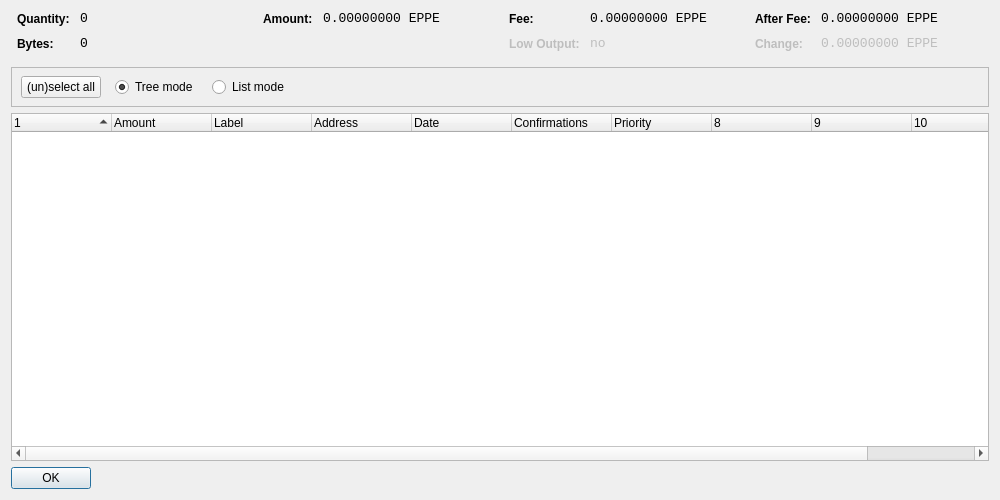
<?xml version="1.0" encoding="UTF-8"?>
<ui version="4.0">
 <class>CoinControlDialog</class>
 <widget class="QDialog" name="CoinControlDialog">
  <property name="geometry">
   <rect>
    <x>0</x>
    <y>0</y>
    <width>1000</width>
    <height>500</height>
   </rect>
  </property>
  <property name="windowTitle">
   <string>Coin Control</string>
  </property>
  <layout class="QVBoxLayout" name="verticalLayout">
   <item>
    <layout class="QHBoxLayout" name="horizontalLayoutTop" stretch="0,0,0,0">
     <property name="topMargin">
      <number>0</number>
     </property>
     <property name="bottomMargin">
      <number>10</number>
     </property>
     <item>
      <layout class="QFormLayout" name="formLayoutCoinControl1">
       <property name="horizontalSpacing">
        <number>10</number>
       </property>
       <property name="verticalSpacing">
        <number>10</number>
       </property>
       <property name="leftMargin">
        <number>6</number>
       </property>
       <property name="rightMargin">
        <number>6</number>
       </property>
       <item row="0" column="0">
        <widget class="QLabel" name="labelCoinControlQuantityText">
         <property name="styleSheet">
          <string notr="true">font-weight:bold;</string>
         </property>
         <property name="text">
          <string>Quantity:</string>
         </property>
        </widget>
       </item>
       <item row="0" column="1">
        <widget class="QLabel" name="labelCoinControlQuantity">
         <property name="font">
          <font>
           <family>Monospace</family>
           <pointsize>10</pointsize>
          </font>
         </property>
         <property name="cursor">
          <cursorShape>IBeamCursor</cursorShape>
         </property>
         <property name="contextMenuPolicy">
          <enum>Qt::ActionsContextMenu</enum>
         </property>
         <property name="text">
          <string notr="true">0</string>
         </property>
         <property name="textInteractionFlags">
          <set>Qt::LinksAccessibleByMouse|Qt::TextSelectableByKeyboard|Qt::TextSelectableByMouse</set>
         </property>
        </widget>
       </item>
       <item row="1" column="0">
        <widget class="QLabel" name="labelCoinControlBytesText">
         <property name="styleSheet">
          <string notr="true">font-weight:bold;</string>
         </property>
         <property name="text">
          <string>Bytes:</string>
         </property>
        </widget>
       </item>
       <item row="1" column="1">
        <widget class="QLabel" name="labelCoinControlBytes">
         <property name="font">
          <font>
           <family>Monospace</family>
           <pointsize>10</pointsize>
          </font>
         </property>
         <property name="cursor">
          <cursorShape>IBeamCursor</cursorShape>
         </property>
         <property name="contextMenuPolicy">
          <enum>Qt::ActionsContextMenu</enum>
         </property>
         <property name="text">
          <string notr="true">0</string>
         </property>
         <property name="textInteractionFlags">
          <set>Qt::LinksAccessibleByMouse|Qt::TextSelectableByKeyboard|Qt::TextSelectableByMouse</set>
         </property>
        </widget>
       </item>
      </layout>
     </item>
     <item>
      <layout class="QFormLayout" name="formLayoutCoinControl2">
       <property name="horizontalSpacing">
        <number>10</number>
       </property>
       <property name="verticalSpacing">
        <number>10</number>
       </property>
       <property name="leftMargin">
        <number>6</number>
       </property>
       <property name="rightMargin">
        <number>6</number>
       </property>
       <item row="0" column="0">
        <widget class="QLabel" name="labelCoinControlAmountText">
         <property name="styleSheet">
          <string notr="true">font-weight:bold;</string>
         </property>
         <property name="text">
          <string>Amount:</string>
         </property>
        </widget>
       </item>
       <item row="0" column="1">
        <widget class="QLabel" name="labelCoinControlAmount">
         <property name="font">
          <font>
           <family>Monospace</family>
           <pointsize>10</pointsize>
          </font>
         </property>
         <property name="cursor">
          <cursorShape>IBeamCursor</cursorShape>
         </property>
         <property name="contextMenuPolicy">
          <enum>Qt::ActionsContextMenu</enum>
         </property>
         <property name="text">
          <string notr="true">0.00000000 EPPE</string>
         </property>
         <property name="textInteractionFlags">
          <set>Qt::LinksAccessibleByMouse|Qt::TextSelectableByKeyboard|Qt::TextSelectableByMouse</set>
         </property>
        </widget>
       </item>
      </layout>
     </item>
     <item>
      <layout class="QFormLayout" name="formLayoutCoinControl3">
       <property name="horizontalSpacing">
        <number>10</number>
       </property>
       <property name="verticalSpacing">
        <number>10</number>
       </property>
       <property name="leftMargin">
        <number>6</number>
       </property>
       <property name="rightMargin">
        <number>6</number>
       </property>
       <item row="0" column="0">
        <widget class="QLabel" name="labelCoinControlFeeText">
         <property name="styleSheet">
          <string notr="true">font-weight:bold;</string>
         </property>
         <property name="text">
          <string>Fee:</string>
         </property>
        </widget>
       </item>
       <item row="0" column="1">
        <widget class="QLabel" name="labelCoinControlFee">
         <property name="font">
          <font>
           <family>Monospace</family>
           <pointsize>10</pointsize>
          </font>
         </property>
         <property name="cursor">
          <cursorShape>IBeamCursor</cursorShape>
         </property>
         <property name="contextMenuPolicy">
          <enum>Qt::ActionsContextMenu</enum>
         </property>
         <property name="text">
          <string notr="true">0.00000000 EPPE</string>
         </property>
         <property name="textInteractionFlags">
          <set>Qt::LinksAccessibleByMouse|Qt::TextSelectableByKeyboard|Qt::TextSelectableByMouse</set>
         </property>
        </widget>
       </item>
       <item row="1" column="0">
        <widget class="QLabel" name="labelCoinControlLowOutputText">
         <property name="enabled">
          <bool>false</bool>
         </property>
         <property name="styleSheet">
          <string notr="true">font-weight:bold;</string>
         </property>
         <property name="text">
          <string>Low Output:</string>
         </property>
        </widget>
       </item>
       <item row="1" column="1">
        <widget class="QLabel" name="labelCoinControlLowOutput">
         <property name="enabled">
          <bool>false</bool>
         </property>
         <property name="font">
          <font>
           <family>Monospace</family>
           <pointsize>10</pointsize>
          </font>
         </property>
         <property name="cursor">
          <cursorShape>IBeamCursor</cursorShape>
         </property>
         <property name="contextMenuPolicy">
          <enum>Qt::ActionsContextMenu</enum>
         </property>
         <property name="text">
          <string notr="true">no</string>
         </property>
         <property name="textInteractionFlags">
          <set>Qt::LinksAccessibleByMouse|Qt::TextSelectableByKeyboard|Qt::TextSelectableByMouse</set>
         </property>
        </widget>
       </item>
      </layout>
     </item>
     <item>
      <layout class="QFormLayout" name="formLayoutCoinControl4">
       <property name="horizontalSpacing">
        <number>10</number>
       </property>
       <property name="verticalSpacing">
        <number>10</number>
       </property>
       <property name="leftMargin">
        <number>6</number>
       </property>
       <property name="rightMargin">
        <number>6</number>
       </property>
       <item row="0" column="0">
        <widget class="QLabel" name="labelCoinControlAfterFeeText">
         <property name="styleSheet">
          <string notr="true">font-weight:bold;</string>
         </property>
         <property name="text">
          <string>After Fee:</string>
         </property>
        </widget>
       </item>
       <item row="0" column="1">
        <widget class="QLabel" name="labelCoinControlAfterFee">
         <property name="font">
          <font>
           <family>Monospace</family>
           <pointsize>10</pointsize>
          </font>
         </property>
         <property name="cursor">
          <cursorShape>IBeamCursor</cursorShape>
         </property>
         <property name="contextMenuPolicy">
          <enum>Qt::ActionsContextMenu</enum>
         </property>
         <property name="text">
          <string notr="true">0.00000000 EPPE</string>
         </property>
         <property name="textInteractionFlags">
          <set>Qt::LinksAccessibleByMouse|Qt::TextSelectableByKeyboard|Qt::TextSelectableByMouse</set>
         </property>
        </widget>
       </item>
       <item row="1" column="0">
        <widget class="QLabel" name="labelCoinControlChangeText">
         <property name="enabled">
          <bool>false</bool>
         </property>
         <property name="styleSheet">
          <string notr="true">font-weight:bold;</string>
         </property>
         <property name="text">
          <string>Change:</string>
         </property>
        </widget>
       </item>
       <item row="1" column="1">
        <widget class="QLabel" name="labelCoinControlChange">
         <property name="enabled">
          <bool>false</bool>
         </property>
         <property name="font">
          <font>
           <family>Monospace</family>
           <pointsize>10</pointsize>
          </font>
         </property>
         <property name="cursor">
          <cursorShape>IBeamCursor</cursorShape>
         </property>
         <property name="contextMenuPolicy">
          <enum>Qt::ActionsContextMenu</enum>
         </property>
         <property name="text">
          <string notr="true">0.00000000 EPPE</string>
         </property>
         <property name="textInteractionFlags">
          <set>Qt::LinksAccessibleByMouse|Qt::TextSelectableByKeyboard|Qt::TextSelectableByMouse</set>
         </property>
        </widget>
       </item>
      </layout>
     </item>
    </layout>
   </item>
   <item>
    <widget class="QFrame" name="frame">
     <property name="minimumSize">
      <size>
       <width>0</width>
       <height>40</height>
      </size>
     </property>
     <property name="frameShape">
      <enum>QFrame::StyledPanel</enum>
     </property>
     <property name="frameShadow">
      <enum>QFrame::Sunken</enum>
     </property>
     <widget class="QWidget" name="horizontalLayoutWidget">
      <property name="geometry">
       <rect>
        <x>10</x>
        <y>0</y>
        <width>781</width>
        <height>41</height>
       </rect>
      </property>
      <layout class="QHBoxLayout" name="horizontalLayoutPanel" stretch="0,0,0,0,0">
       <property name="spacing">
        <number>14</number>
       </property>
       <item>
        <widget class="QPushButton" name="pushButtonSelectAll">
         <property name="sizePolicy">
          <sizepolicy hsizetype="Maximum" vsizetype="Fixed">
           <horstretch>0</horstretch>
           <verstretch>0</verstretch>
          </sizepolicy>
         </property>
         <property name="text">
          <string>(un)select all</string>
         </property>
        </widget>
       </item>
       <item>
        <widget class="QRadioButton" name="radioTreeMode">
         <property name="sizePolicy">
          <sizepolicy hsizetype="Maximum" vsizetype="Fixed">
           <horstretch>0</horstretch>
           <verstretch>0</verstretch>
          </sizepolicy>
         </property>
         <property name="text">
          <string>Tree mode</string>
         </property>
         <property name="checked">
          <bool>true</bool>
         </property>
        </widget>
       </item>
       <item>
        <widget class="QRadioButton" name="radioListMode">
         <property name="sizePolicy">
          <sizepolicy hsizetype="Maximum" vsizetype="Fixed">
           <horstretch>0</horstretch>
           <verstretch>0</verstretch>
          </sizepolicy>
         </property>
         <property name="text">
          <string>List mode</string>
         </property>
        </widget>
       </item>
       <item>
        <spacer name="horizontalSpacer">
         <property name="orientation">
          <enum>Qt::Horizontal</enum>
         </property>
         <property name="sizeHint" stdset="0">
          <size>
           <width>40</width>
           <height>20</height>
          </size>
         </property>
        </spacer>
       </item>
      </layout>
     </widget>
    </widget>
   </item>
   <item>
    <widget class="CoinControlTreeWidget" name="treeWidget">
     <property name="contextMenuPolicy">
      <enum>Qt::CustomContextMenu</enum>
     </property>
     <property name="sortingEnabled">
      <bool>false</bool>
     </property>
     <property name="columnCount">
      <number>11</number>
     </property>
     <attribute name="headerShowSortIndicator" stdset="0">
      <bool>true</bool>
     </attribute>
     <attribute name="headerStretchLastSection">
      <bool>false</bool>
     </attribute>
     <column>
      <property name="text">
       <string/>
      </property>
     </column>
     <column>
      <property name="text">
       <string>Amount</string>
      </property>
     </column>
     <column>
      <property name="text">
       <string>Label</string>
      </property>
     </column>
     <column>
      <property name="text">
       <string>Address</string>
      </property>
     </column>
     <column>
      <property name="text">
       <string>Date</string>
      </property>
     </column>
     <column>
      <property name="text">
       <string>Confirmations</string>
      </property>
      <property name="toolTip">
       <string>Confirmed</string>
      </property>
     </column>
     <column>
      <property name="text">
       <string>Priority</string>
      </property>
     </column>
     <column>
      <property name="text">
       <string/>
      </property>
     </column>
     <column>
      <property name="text">
       <string/>
      </property>
     </column>
     <column>
      <property name="text">
       <string/>
      </property>
     </column>
     <column>
      <property name="text">
       <string/>
      </property>
     </column>
    </widget>
   </item>
   <item>
    <widget class="QDialogButtonBox" name="buttonBox">
     <property name="sizePolicy">
      <sizepolicy hsizetype="Maximum" vsizetype="Fixed">
       <horstretch>0</horstretch>
       <verstretch>0</verstretch>
      </sizepolicy>
     </property>
     <property name="orientation">
      <enum>Qt::Horizontal</enum>
     </property>
     <property name="standardButtons">
      <set>QDialogButtonBox::Ok</set>
     </property>
    </widget>
   </item>
  </layout>
 </widget>
 <customwidgets>
  <customwidget>
   <class>CoinControlTreeWidget</class>
   <extends>QTreeWidget</extends>
   <header>coincontroltreewidget.h</header>
  </customwidget>
 </customwidgets>
 <resources/>
 <connections/>
</ui>
